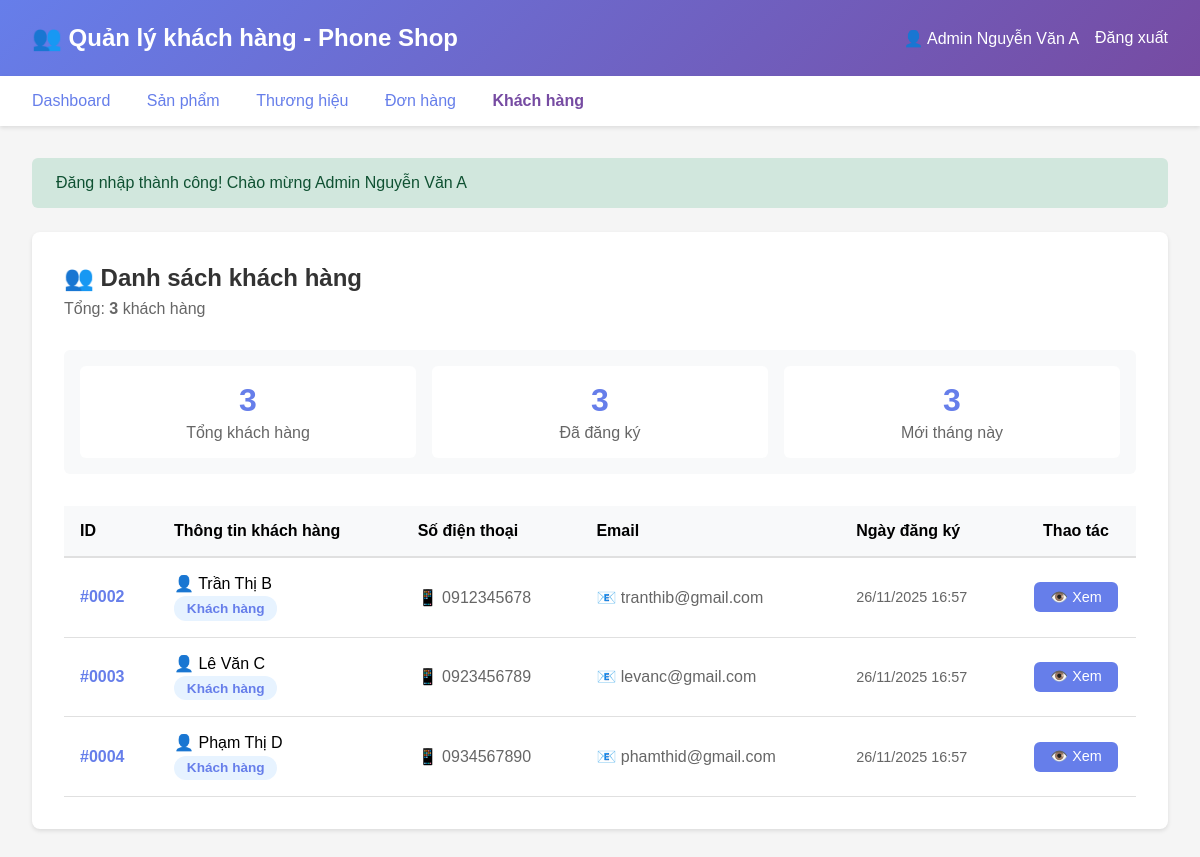
Page /public/admin/customers (signed in) on the committed database.
### tables this page shows
CREATE TABLE users (
    id INT AUTO_INCREMENT PRIMARY KEY,
    name VARCHAR(100) NOT NULL,
    email VARCHAR(100) NOT NULL UNIQUE,
    phone VARCHAR(20) NOT NULL,
    password VARCHAR(255) NOT NULL,
    role ENUM('customer', 'admin') DEFAULT 'customer',
    created_at TIMESTAMP DEFAULT CURRENT_TIMESTAMP,
    updated_at TIMESTAMP DEFAULT CURRENT_TIMESTAMP ON UPDATE CURRENT_TIMESTAMP,
    INDEX idx_email (email),
    INDEX idx_role (role)
);

### app/Http/Controllers/Admin/CustomerController.php (called while the page is built, shortened)
<?php
class CustomerController
{
    public function index()
    {
        $userModel = new User();
        $page = max(1, (int) get('page', 1));
        $perPage = config('app.pagination.per_page_admin', 20);
        $total = $userModel->countCustomers();
        $pagination = paginate($total, $perPage, $page);
        $customers = $userModel->getCustomersPaginated($perPage, $pagination['offset']);
        require_once __DIR__ . '/../../../../resources/view/admin/customers/index.php';
    }
}

### app/Http/Kernel.php (called while the page is built, shortened)
<?php
class Kernel
{
    protected $routes = [];
    protected $method;
    protected $uri;
    public function __construct()
    {
        $this->routes = require __DIR__ . '/../../routes/web.php';
        $this->method = $_SERVER['REQUEST_METHOD'];
        $this->uri = $this->getUri();
    }
    protected function getUri()
    {
        $uri = $_SERVER['REQUEST_URI'];
        $scriptName = $_SERVER['SCRIPT_NAME'] ?? '/index.php';
        $baseDir = str_replace('\\', '/', dirname($scriptName));
        if ($baseDir !== '/' && $baseDir !== '') {
            if (strpos($uri, $baseDir) === 0) {
                $uri = substr($uri, strlen($baseDir));
            }
        }
        $uri = '/' . trim($uri, '/');
        return $uri;
    }
    public function dispatch()
    {
        $matchedRoute = $this->matchRoute($this->routes[$this->method]);
        list($controllerName, $action) = explode('@', $matchedRoute['handler']);
        $controller = new $controllerClass();
        call_user_func_array([$controller, $action], $matchedRoute['params']);
    }
    protected function matchRoute($routes)
    {
        foreach ($routes as $pattern => $handler) {
            $regex = $this->convertToRegex($pattern);
            if (preg_match($regex, $this->uri, $matches)) {
                array_shift($matches);
                return [
                    'handler' => $handler,
                    'params' => $matches
                ];
            }
        }
        return false;
    }
    protected function convertToRegex($pattern)
    {
        $pattern = preg_replace('/\{([a-zA-Z0-9_]+)\}/', '([^/]+)', $pattern);
        $pattern = str_replace('/', '\/', $pattern);
        return '/^' . $pattern . '$/';
    }
    public function run()
    {
        $this->dispatch();
    }
}

### public/index.php (called while the page is built, shortened)
<?php
require_once __DIR__ . '/../autoload.php';
require_once __DIR__ . '/../app/Http/Kernel.php';
$kernel = new Http\Kernel();
$kernel->run();

### app/Helper/auth.php (called while the page is built, shortened)
<?php
function getUserName()
{
    return $_SESSION['user_name'] ?? null;
}

### app/Helper/utils.php (called while the page is built, shortened)
<?php
function escape($value)
{
    return htmlspecialchars($value, ENT_QUOTES, 'UTF-8');
}
function get($key, $default = null)
{
    return $_GET[$key] ?? $default;
}
function formatDateTime($datetime, $format = 'd/m/Y H:i')
{
    return date($format, strtotime($datetime));
}
function getFlashMessage()
{
    if (isset($_SESSION['flash_message'])) {
        $flash = $_SESSION['flash_message'];
        return $flash;
    }
    return null;
}
function paginate($total, $perPage, $currentPage = 1)
{
    $totalPages = ceil($total / $perPage);
    $currentPage = max(1, min($currentPage, $totalPages));
    return [
        'total' => $total,
        'per_page' => $perPage,
        'total_pages' => $totalPages,
        'current_page' => $currentPage,
        'has_prev' => $currentPage > 1,
        'has_next' => $currentPage < $totalPages,
        'prev_page' => $currentPage > 1 ? $currentPage - 1 : null,
        'next_page' => $currentPage < $totalPages ? $currentPage + 1 : null,
        'offset' => ($currentPage - 1) * $perPage
    ];
}

### autoload.php (called while the page is built, shortened)
<?php
if (file_exists(__DIR__ . '/config/app.php')) {
    $appConfig = require __DIR__ . '/config/app.php';
}
spl_autoload_register(function ($class) {
    $namespaceMap = [
        'Controllers\\' => __DIR__ . '/app/Http/Controllers/',
        'Models\\' => __DIR__ . '/app/Models/',
        'Middleware\\' => __DIR__ . '/app/Http/Middleware/',
        'Http\\' => __DIR__ . '/app/Http/',
    ];
    foreach ($namespaceMap as $prefix => $baseDir) {
        if (strpos($class, $prefix) === 0) {
            $relativeClass = substr($class, strlen($prefix));
            $file = $baseDir . str_replace('\\', '/', $relativeClass) . '.php';
            if (file_exists($file)) {
                return true;
            }
        }
    }
    return false;
});
function config($key, $default = null)
{
    static $config = [];
    $parts = explode('.', $key);
    $file = $parts[0];
    if (!isset($config[$file])) {
        $configFile = __DIR__ . '/config/' . $file . '.php';
        if (file_exists($configFile)) {
            $config[$file] = require $configFile;
        } else {
            return $default;
        }
    }
    $value = $config[$file];
    for ($i = 1; $i < count($parts); $i++) {
        $value = $value[$parts[$i]];
    }
    return $value;
}

### config/app.php (called while the page is built)
<?php
$protocol = (!empty($_SERVER['HTTPS']) && $_SERVER['HTTPS'] !== 'off') ? 'https' : 'http';
$host = $_SERVER['HTTP_HOST'] ?? 'localhost';
$scriptName = $_SERVER['SCRIPT_NAME'] ?? '';
$baseDir = str_replace('\\', '/', dirname($scriptName));
$autoBaseUrl = $protocol . '://' . $host . $baseDir;
$autoAssetsUrl = $protocol . '://' . $host . str_replace('/public', '/resources', $baseDir);
return [
    'name' => 'Phone Shop',
    'version' => '1.0.0',
    'base_url' => $autoBaseUrl,
    'assets_url' => $autoAssetsUrl,
    'root_path' => dirname(__DIR__),
    'app_path' => dirname(__DIR__) . '/app',
    'public_path' => dirname(__DIR__) . '/public',
    'resources_path' => dirname(__DIR__) . '/resources',
    'upload_path' => dirname(__DIR__) . '/public/uploads',
    'session' => [
        'name' => 'phone_shop_session',
        'lifetime' => 7200,
        'secure' => false,
        'httponly' => true,
        'samesite' => 'Lax'
    ],
    'security' => [
        'password_min_length' => 6,
        'password_hash_algo' => PASSWORD_BCRYPT,
        'password_hash_cost' => 10
    ],
    'upload' => [
        'max_size' => 5242880,
        'allowed_extensions' => ['jpg', 'jpeg', 'png', 'gif', 'webp'],
        'image_path' => 'uploads/images'
    ],
    'pagination' => [
        'per_page' => 12,
        'per_page_admin' => 20
    ],
    'timezone' => 'Asia/Ho_Chi_Minh',
    'debug' => true,
    'mail' => [
        'from_email' => 'noreply@phoneshop.com',
        'from_name' => 'Phone Shop'
    ]
];

### config/database.php (called while the page is built)
<?php
return [
    'host' => 'localhost',
    'port' => 3307,
    'database' => 'phone_shop',
    'username' => 'root',
    'password' => '',
    'charset' => 'utf8mb4',
    'collation' => 'utf8mb4_unicode_ci',
    'options' => [
        PDO::ATTR_ERRMODE => PDO::ERRMODE_EXCEPTION,
        PDO::ATTR_DEFAULT_FETCH_MODE => PDO::FETCH_ASSOC,
        PDO::ATTR_EMULATE_PREPARES => false,
    ]
];

### app/Models/BaseModel.php (called while the page is built, shortened)
<?php
class BaseModel
{
    protected static $connection = null;
    protected $table = '';
    public static function getConnection()
    {
        if (self::$connection === null) {
            try {
                $dbConfig = config('database');
                $dsn = sprintf(
                    "mysql:host=%s;port=%s;dbname=%s;charset=%s",
                    $dbConfig['host'],
                    $dbConfig['port'] ?? 3306,
                    $dbConfig['database'],
                    $dbConfig['charset']
                );
                self::$connection = new PDO(
                    $dsn,
                    $dbConfig['username'],
                    $dbConfig['password'],
                    $dbConfig['options']
                );
            } catch (PDOException $e) {
                die("Database connection failed: " . $e->getMessage());
            }
        }
        return self::$connection;
    }
    public function count($conditions = [])
    {
        $sql = "SELECT COUNT(*) as total FROM {$this->table}";
        $params = [];
        if (!empty($conditions)) {
            $where = [];
            foreach ($conditions as $column => $value) {
                $where[] = "{$column} = ?";
                $params[] = $value;
            }
            $sql .= " WHERE " . implode(' AND ', $where);
        }
        $stmt = $this->getConnection()->prepare($sql);
        $stmt->execute($params);
        $result = $stmt->fetch();
        return $result['total'] ?? 0;
    }
    public function query($sql, $params = [])
    {
        $stmt = $this->getConnection()->prepare($sql);
        $stmt->execute($params);
        return $stmt->fetchAll();
    }
}

### app/Models/User.php (called while the page is built, shortened)
<?php
class User extends BaseModel
{
    protected $table = 'users';
    public function countCustomers()
    {
        return $this->count(['role' => 'customer']);
    }
    public function getCustomersPaginated($limit = 20, $offset = 0)
    {
        $sql = "SELECT * FROM {$this->table}
                WHERE role = 'customer'
                ORDER BY created_at DESC
                LIMIT ? OFFSET ?";
        return $this->query($sql, [$limit, $offset]);
    }
}

### resources/view/admin/customers/index.php (the view, shortened to what this page needs)
<!DOCTYPE html>
<html lang="vi">
<head>
</head>
<body>
    <div class="header">
        <h1>👥 Quản lý khách hàng - Phone Shop</h1>
        <div style="display: flex; align-items: center; gap: 1rem;">
            <span>👤 <?= escape(getUserName() ?? 'Admin') ?></span>
            <a href="<?= config('app.base_url') ?>/admin/logout" style="color: white; text-decoration: none;">Đăng
                xuất</a>
        </div>
    </div>
    <div class="nav-menu">
        <a href="<?= config('app.base_url') ?>/admin/dashboard">Dashboard</a>
        <a href="<?= config('app.base_url') ?>/admin/products">Sản phẩm</a>
        <a href="<?= config('app.base_url') ?>/admin/brands">Thương hiệu</a>
        <a href="<?= config('app.base_url') ?>/admin/orders">Đơn hàng</a>
        <a href="<?= config('app.base_url') ?>/admin/customers" style="color: #764ba2; font-weight: 600;">Khách hàng</a>
    </div>
    <div class="container">
        <?php
        $flash = getFlashMessage();
        if ($flash):
            ?>
            <div class="alert alert-<?= $flash['type'] ?>">
                <?= $flash['message'] ?>
            </div>
        <?php endif; ?>
        <div class="section">
            <div class="section-header">
                <div>
                    <h2>👥 Danh sách khách hàng</h2>
                    <p style="color: #666; margin-top: 0.5rem;">
                        Tổng: <strong><?= $pagination['total'] ?></strong> khách hàng
                    </p>
                </div>
            </div>
            <div class="stats-summary">
                <div class="stat-box">
                    <div class="number"><?= $pagination['total'] ?></div>
                    <div class="label">Tổng khách hàng</div>
                </div>
                <div class="stat-box">
                    <div class="number">
                        <?php
                        $activeCount = 0;
                        foreach ($customers as $c) {
                            $activeCount++;
                        }
                        echo $activeCount;
                        ?>
                    </div>
                    <div class="label">Đã đăng ký</div>
                </div>
                <div class="stat-box">
                    <div class="number">
                        <?php
                        $thisMonth = date('Y-m');
                        $newThisMonth = 0;
                        foreach ($customers as $c) {
                            if (strpos($c['created_at'], $thisMonth) === 0) {
                                $newThisMonth++;
                            }
                        }
                        echo $newThisMonth;
                        ?>
                    </div>
                    <div class="label">Mới tháng này</div>
                </div>
            </div>
            <?php if (!empty($customers)): ?>
                <table>
                    <thead>
                        <tr>
                            <th>ID</th>
                            <th>Thông tin khách hàng</th>
                            <th>Số điện thoại</th>
                            <th>Email</th>
                            <th>Ngày đăng ký</th>
                            <th style="width: 120px; text-align: center;">Thao tác</th>
                        </tr>
                    </thead>
                    <tbody>
                        <?php foreach ($customers as $customer): ?>
                            <tr>
                                <td style="font-weight: 600; color: #667eea;">
                                    #<?= str_pad($customer['id'], 4, '0', STR_PAD_LEFT) ?>
                                </td>
                                <td>
                                    <div style="font-weight: 500; font-size: 1rem;">
                                        👤 <?= escape($customer['name']) ?>
                                    </div>
                                    <div style="font-size: 0.85rem; color: #666; margin-top: 0.2rem;">
                                        <span class="badge">Khách hàng</span>
                                    </div>
                                </td>
                                <td style="color: #666;">
                                    📱 <?= escape($customer['phone']) ?>
                                </td>
                                <td style="color: #666;">
                                    📧 <?= escape($customer['email']) ?>
                                </td>
                                <td style="color: #666; font-size: 0.9rem;">
                                    <?= formatDateTime($customer['created_at']) ?>
                                </td>
                                <td style="text-align: center;">
                                    <a href="<?= config('app.base_url') ?>/admin/customers/<?= $customer['id'] ?>"
                                        class="btn btn-primary btn-sm">
                                        👁️ Xem
                                    </a>
                                </td>
                            </tr>
                        <?php endforeach; ?>
                    </tbody>
                </table>
            <?php endif; ?>
        </div>
    </div>
</body>
</html>

### rows in the picture
users: id "0002", name "Trần Thị B", phone "0912345678", email "tranthib@gmail.com", created_at "26/11/2025 16:57"
users: id "0003", name "Lê Văn C", phone "0923456789", email "levanc@gmail.com", created_at "26/11/2025 16:57"
users: id "0004", name "Phạm Thị D", phone "0934567890", email "phamthid@gmail.com", created_at "26/11/2025 16:57"

### other values in the picture
getUserName() "Admin Nguyễn Văn A"
$flash['message'] "Đăng nhập thành công! Chào mừng Admin Nguyễn Văn A"
$pagination['total'] "3"
$activeCount "3"
$newThisMonth "3"
